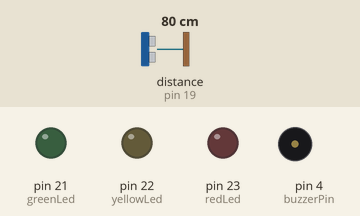
This sketch was run on a simulated Arduino Mega 2560, built with avr-gcc and run on an emulated ATmega2560. Shown: output pins drawn as LEDs (lit = HIGH), buzzer (waves = sounding). Wiring (inferred from the names in the program): ultrasonic range finder: trigger pin 18; echo pin 19. The inputs (shaded band) are chosen by the test bench; at power-on: distance to the obstacle (sensor on pin 19) 80 cm. The echo pulse lasts 58.3 µs per cm; pins used as bus, display or sensor lines are not drawn.

Above: at 1.2 s.
1.3 s: distance to the obstacle (sensor on pin 19) set to 20 cm
3.8 s: distance to the obstacle (sensor on pin 19) set to 16 cm
At 4.33 s:
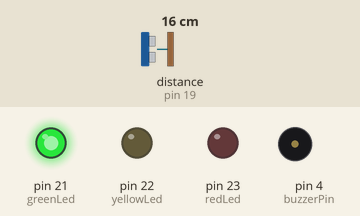
6.8 s: distance to the obstacle (sensor on pin 19) set to 2 cm
At 7.4 s:
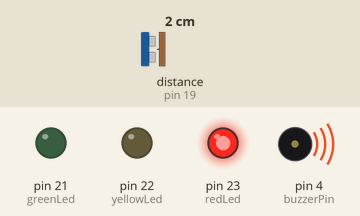
8.5 s: distance to the obstacle (sensor on pin 19) set to 6 cm
10.2 s: distance to the obstacle (sensor on pin 19) set to 9 cm
At 10.56 s:
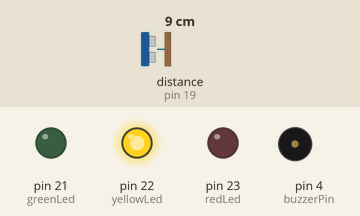
13.2 s: distance to the obstacle (sensor on pin 19) set to 4 cm
At 13.7 s:
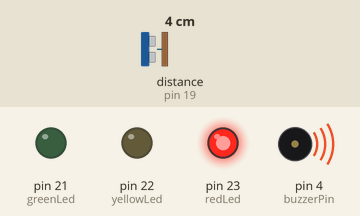
Timing chart, 0 to 15.7 s (numbered marks = the images above; inputs shaded):
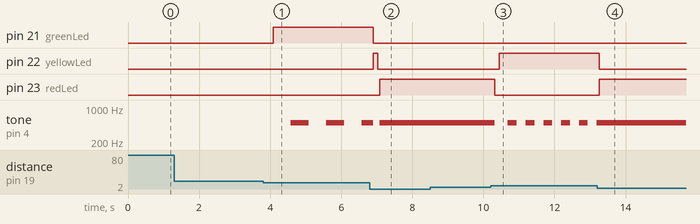

Measured:
- the behaviour switches between 18 and 17 cm on distance to the obstacle (sensor on pin 19) (found by bisection; images 0 and 1)
- the behaviour switches between 7 and 8 cm on distance to the obstacle (sensor on pin 19) (found by bisection; images 2 and 3)
- after the input at 1.3 s, every drawn part: stays the same
- after the input at 3.8 s, pin 21 (greenLed): LOW → HIGH after 0.28 s; tone on pin 4 (buzzerPin): alternates 500 Hz for 0.50 s and silent for 0.50 s, starting after 0.78 s
- after the input at 6.8 s, pin 21 (greenLed): HIGH → LOW after 0.10 s; pin 22 (yellowLed): LOW → HIGH after 0.10 s, → LOW 0.12 s later; pin 23 (redLed): LOW → HIGH after 0.28 s
- after the input at 8.5 s, every drawn part: stays the same
- after the input at 10.2 s, pin 22 (yellowLed): LOW → HIGH after 0.24 s; pin 23 (redLed): HIGH → LOW after 0.12 s; tone on pin 4 (buzzerPin): 500 Hz → silent after 0.12 s, then repeats every 0.50 s: 500 Hz 0.25 s, silent 0.25 s
- after the input at 13.2 s, pin 22 (yellowLed): HIGH → LOW after 0.06 s; pin 23 (redLed): LOW → HIGH after 0.06 s; tone on pin 4 (buzzerPin): stops changing and stays 500 Hz

The sketch:

parking_sensor.ino
```cpp
#define SOUND_VELOCITY 0.034
#define trigPin 18
#define echoPin 19
#define buzzerPin 4
#define greenLed 21
#define yellowLed 22
#define redLed 23

const int note = 500;

// Timers
unsigned long previousBeepMillis = 0;
unsigned long previousPingMillis = 0;
const int pingInterval = 60;

bool isPlaying = false;
int currentState = -1;

// Ultrasonic variables
long duration;
float distanceCm = 999;

void setup() {
  Serial.begin(115200);
  pinMode(greenLed, OUTPUT);
  pinMode(yellowLed, OUTPUT);
  pinMode(redLed, OUTPUT);
  pinMode(trigPin, OUTPUT);
  pinMode(echoPin, INPUT);
  pinMode(buzzerPin, OUTPUT);
}

void loop() {
  unsigned long currentMillis = millis();

  if (currentMillis - previousPingMillis >= pingInterval) {
    previousPingMillis = currentMillis;
    handleUltrasonic();
  }

  int targetState = 0;

  if (distanceCm >= 12 && distanceCm <= 17) {
    targetState = 1;
  } else if (distanceCm >= 7.5 && distanceCm < 11.5) {
    targetState = 2;
  } else if(distanceCm < 7) {
    targetState = 3;
  }


  if (targetState != currentState) {

    if (targetState == 0) {
      digitalWrite(greenLed, LOW);
      digitalWrite(yellowLed, LOW);
      digitalWrite(redLed, LOW);
      noTone(buzzerPin);
      isPlaying = false;
    }
    else if (targetState == 1) {
      digitalWrite(greenLed, HIGH);
      digitalWrite(yellowLed, LOW);
      digitalWrite(redLed, LOW);
      noTone(buzzerPin);
      isPlaying = false;
      previousBeepMillis = currentMillis;
    }
    else if (targetState == 2) {
      digitalWrite(greenLed, LOW);
      digitalWrite(yellowLed, HIGH);
      digitalWrite(redLed, LOW);
      noTone(buzzerPin);
      isPlaying = false;
      previousBeepMillis = currentMillis;
    }

    else if (targetState == 3) {
      digitalWrite(greenLed, LOW);
      digitalWrite(yellowLed, LOW);
      digitalWrite(redLed, HIGH);
      tone(buzzerPin, note);
      isPlaying = true;
    }
    currentState = targetState;
  }

  if (currentState == 1) {
    playSound(500);
  } else if (currentState == 2) {
    playSound(250);
  }
}

void playSound(int interval) {
  unsigned long currentMillis = millis();

  if (currentMillis - previousBeepMillis >= interval) {
    previousBeepMillis = currentMillis;

    if (isPlaying) {
      noTone(buzzerPin);
      isPlaying = false;
    } else {
      tone(buzzerPin, note);
      isPlaying = true;
    }
  }
}

void handleUltrasonic() {
  digitalWrite(trigPin, LOW);
  delayMicroseconds(2);

  digitalWrite(trigPin, HIGH);
  delayMicroseconds(10);
  digitalWrite(trigPin, LOW);

  duration = pulseIn(echoPin, HIGH, 30000);

  static int timeoutCount = 0;
  float rawDistance;

  if (duration == 0) {
    timeoutCount++;
    if (timeoutCount > 3) {
      rawDistance = 999;
    } else {
      rawDistance = distanceCm;
    }
  } else {
    timeoutCount = 0;
    rawDistance = duration * SOUND_VELOCITY / 2;
  }

  if (distanceCm == 999) {
    distanceCm = rawDistance;
  } else {
    distanceCm = (distanceCm * 0.8) + (rawDistance * 0.2);
  }

}
```
